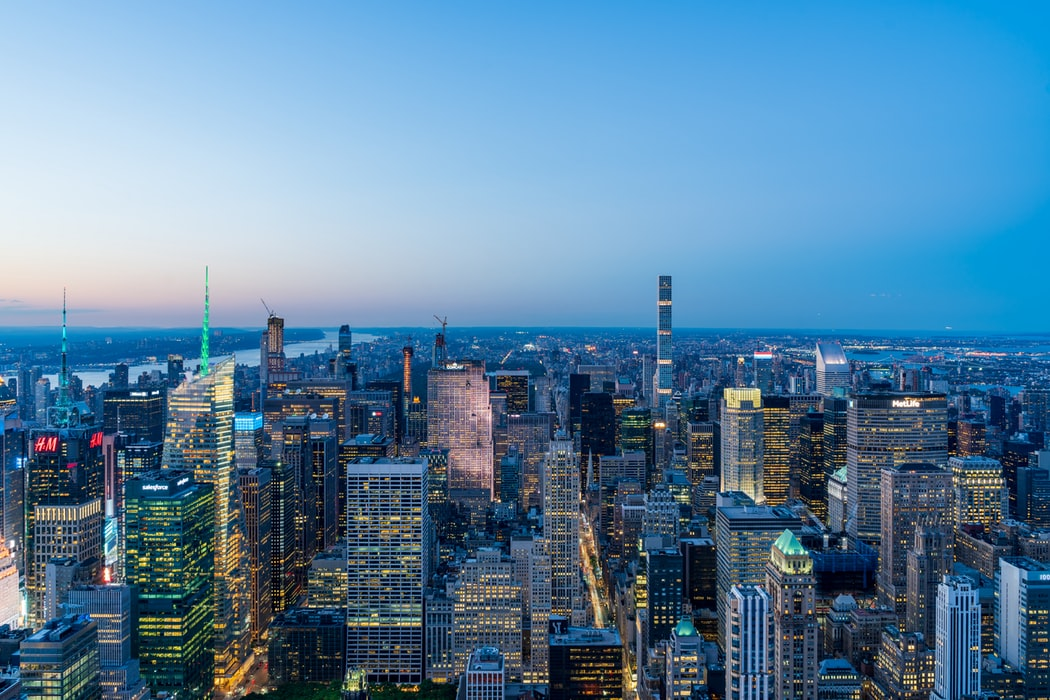
//> input picture images/sample_4856x3238.jpeg, 1050 x 700 px
$ ./point_op   (built with g++ and OpenCV 4)
//> lines starting //> are read from the running program, lines starting //| are printed output that depends on the picture
### src/Timer.h
#pragma once
#include <chrono>
#include <iostream>

using namespace std;

struct Timer
{
	std::chrono::system_clock::time_point start;
	float mtplr;
	static int cnt;

	Timer(float f = 1)
		: mtplr(f)
	{
		cnt++;
		start = std::chrono::high_resolution_clock::now();
	}

	~Timer()
	{
		std::chrono::duration<float> duration = std::chrono::high_resolution_clock::now() - start;
		cnt--;
		float time = duration.count() * mtplr;
		if (!cnt)
		{
			std::cout << time;

			if (mtplr == 1000.0)
				std::cout << "m";
			else if (mtplr == 1000000.0)
				std::cout << "mu";

			std::cout << "s" << std::endl;
		}

	}

};

int Timer::cnt = 0;

### src/point_op.cpp
#include <iostream>
#include "Timer.h"
#include <opencv2/core.hpp>
#include <opencv2/core/simd_intrinsics.hpp>
#include <opencv2/highgui.hpp>
#include <opencv2/imgproc.hpp>
#include <math.h>
using namespace cv;

const double TIME = 1000;
const uchar max_bin = 255;


void threshold_naive(const Mat& src, Mat& dst, uchar threshold_val, int threshold_type = 0)
{
	Timer time(TIME);
	int rows = src.rows, cols = src.cols, channels = src.channels();

	dst.create(src.size(), src.type());

	for (int i = 0; i < rows; i++)
	{
		const uchar* p = src.ptr<uchar>(i);
		uchar* pdst = dst.ptr<uchar>(i);
		for (int j = 0; j < cols*channels; j++)
		{
			*(pdst + j) = (*(p + j)) < threshold_val? 0 :  max_bin;
		}
	}
}

void threshold_intrinsics(const Mat& src, Mat& dst, uchar threshold_val, int threshold_type = 0)
{
	Timer time(TIME);
	int rows = src.rows, cols = src.cols, channels = src.channels();

	dst.create(src.size(), src.type());

	for (int i = 0; i < rows; i++)
	{
		const uchar* p = src.ptr<uchar>(i);
		uchar* pdst = dst.ptr<uchar>(i);
		v_uint8 al = vx_setall_u8(threshold_val);
		for (int j = 0; j < cols*channels / 64; j++)
		{

		}
	}
}


void threshold_built_in(const Mat& src, Mat& dst, uchar threshold_val, int threshold_type = 0)
{
	Timer time(TIME);
	threshold(src, dst, threshold_val, max_bin, threshold_type);
}

int main()
{
	Mat img = imread("../images/sample_4856x3238.jpeg", 1);
//> img is the input picture: 700 rows x 1050 cols, CV_8UC3; mean B, G, R 158.6, 128.2, 87.6

	Mat dst1, dst2, dst3;
	uchar threshold_val = 128;
	int threshold_type = 0;
	imshow("Input", img);

	threshold_naive(img, dst1, threshold_val, threshold_type);
//> after the loop in threshold_naive, `for (int i = 0; i < rows; i++)`:
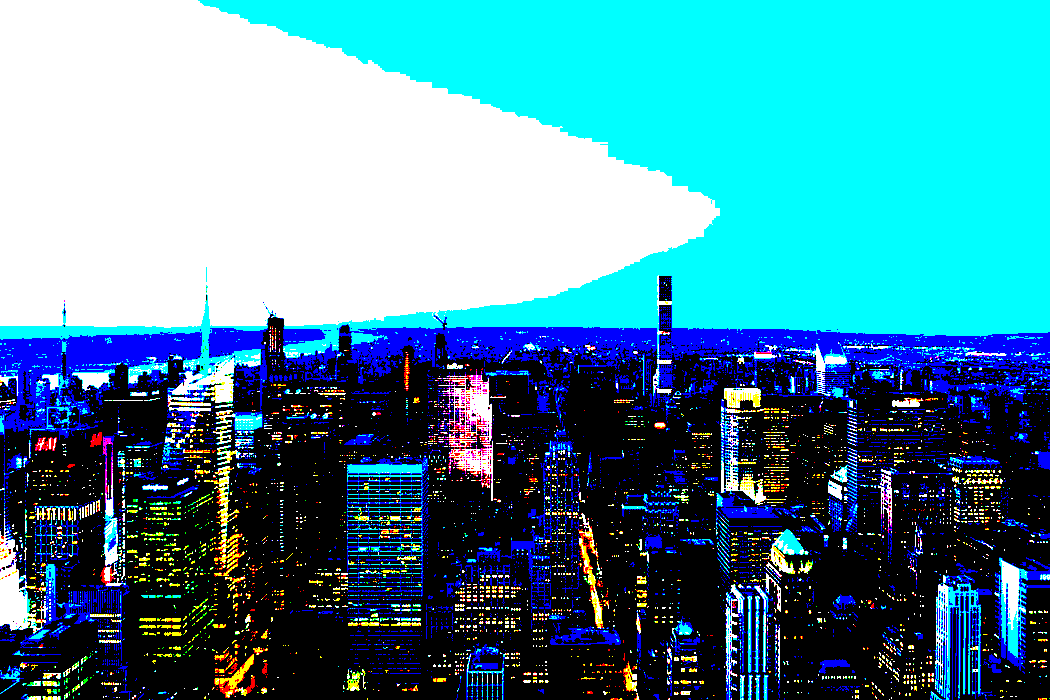
//> dst: 700 rows x 1050 cols, CV_8UC3; mean B, G, R 156.6, 137.9, 72.2
	namedWindow("Output", 1);
	imshow("Output", dst1);
	waitKey(0);

	threshold_intrinsics(img, dst2, threshold_val, threshold_type);
//> dst2: 700 rows x 1050 cols, CV_8UC3; every value is 0
	namedWindow("Output", 1);
	imshow("Output", dst2);
	waitKey(0);

	threshold_built_in(img, dst3, threshold_val, threshold_type);
//> in threshold_built_in, `threshold(src, dst, threshold_val, max_bin, threshold_type);`:
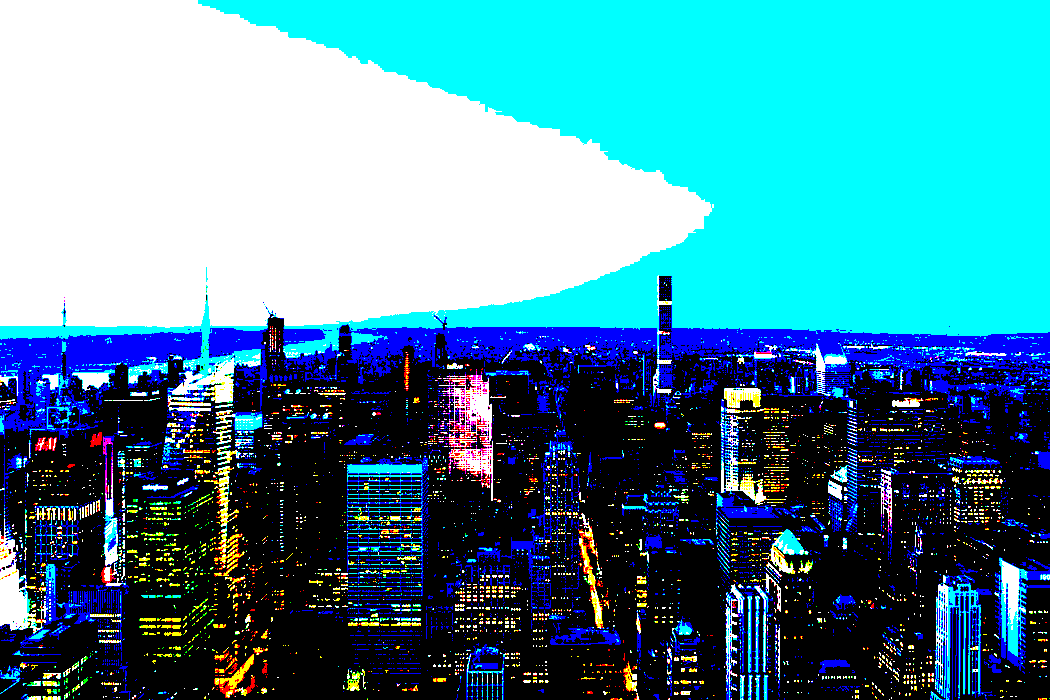
//> dst: 700 rows x 1050 cols, CV_8UC3; mean B, G, R 155.8, 137.4, 71.3
	namedWindow("Output", 1);
	imshow("Output", dst3);
	waitKey(0);
	return 0;
}
